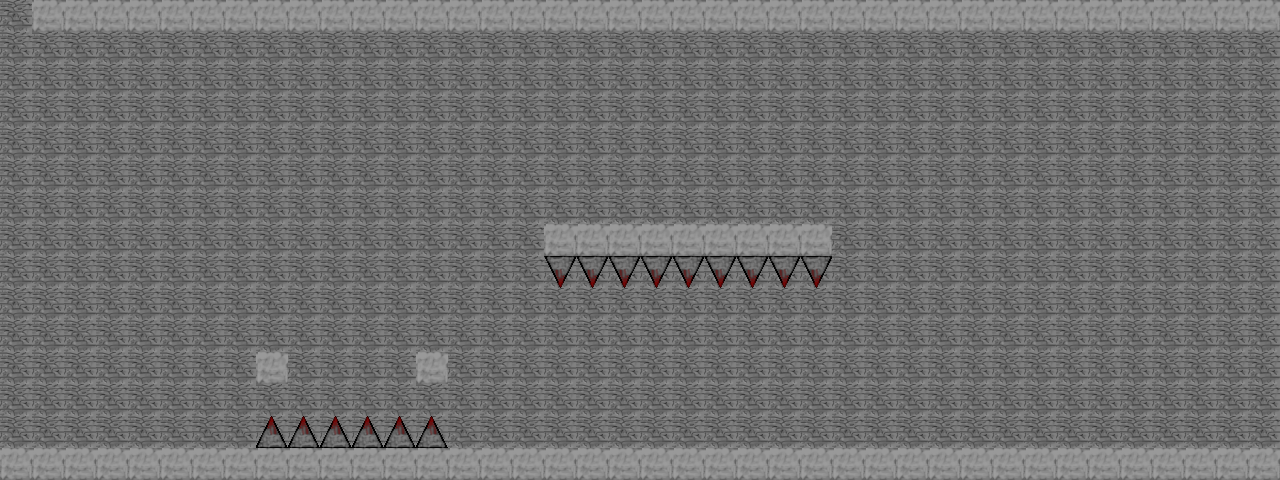

Tiled map render using the project's own tile images. Description and the map definition, with tile-layer contents summarised, below:
An orthogonal 40x15 tile map with 32x32 px tiles, 2 tile layers (Background, Platform), 2 tilesets.

<map version="1.0" orientation="orthogonal" renderorder="right-down" width="40" height="15" tilewidth="32" tileheight="32" nextobjectid="1">
 <tileset firstgid="1" source="Level.tsx" />
 <tileset firstgid="65" name="Platforms" tilewidth="32" tileheight="32" tilecount="64" columns="8">
  <image source="Platforms.png" width="256" height="256" />
  <tile id="0">
   <properties>
    <property name="isSolid" value="true" />
   </properties>
  </tile>
  <tile id="1">
   <properties>
    <property name="isSolid" value="true" />
   </properties>
  </tile>
  <tile id="2">
   <properties>
    <property name="isSolid" value="true" />
   </properties>
  </tile>
  <tile id="3">
   <properties>
    <property name="isSolid" value="true" />
   </properties>
  </tile>
  <tile id="4">
   <properties>
    <property name="isSolid" value="true" />
   </properties>
  </tile>
  <tile id="8">
   <properties>
    <property name="collidesWith" value="bird" />
    <property name="isSolid" value="false" />
   </properties>
  </tile>
  <tile id="9">
   <properties>
    <property name="collidesWith" value="bird" />
    <property name="isSolid" value="false" />
   </properties>
  </tile>
  <tile id="10">
   <properties>
    <property name="collidesWith" value="bird" />
    <property name="isSolid" value="false" />
   </properties>
  </tile>
  <tile id="11">
   <properties>
    <property name="isSolid" value="true" />
   </properties>
  </tile>
  <tile id="12">
   <properties>
    <property name="isSolid" value="true" />
   </properties>
  </tile>
  <tile id="16">
   <properties>
    <property name="harmful" value="all" />
    <property name="isSolid" value="true" />
   </properties>
  </tile>
  <tile id="17">
   <properties>
    <property name="isSolid" value="true" />
   </properties>
  </tile>
  <tile id="18">
   <properties>
    <property name="isSolid" value="true" />
   </properties>
  </tile>
  <tile id="19">
   <properties>
    <property name="isSolid" value="true" />
   </properties>
  </tile>
  <tile id="20">
   <properties>
    <property name="isSolid" value="true" />
   </properties>
  </tile>
  <tile id="24">
   <properties>
    <property name="harmful" value="all" />
    <property name="isSolid" value="true" />
   </properties>
  </tile>
  <tile id="25">
   <properties>
    <property name="isSolid" value="true" />
    <property name="isWarp" value="true" />
   </properties>
  </tile>
  <tile id="26">
   <properties>
    <property name="isSolid" value="true" />
   </properties>
  </tile>
  <tile id="27">
   <properties>
    <property name="isSolid" value="true" />
   </properties>
  </tile>
  <tile id="28">
   <properties>
    <property name="isSolid" value="true" />
   </properties>
  </tile>
 </tileset>
 <layer name="Background" width="40" height="15">
  <data>[600 cells, 600 non-empty, 1 distinct tile ids]</data>
 </layer>
 <layer name="Platform" width="40" height="15">
  <data>[600 cells, 105 non-empty, 3 distinct tile ids]</data>
 </layer>
</map>
